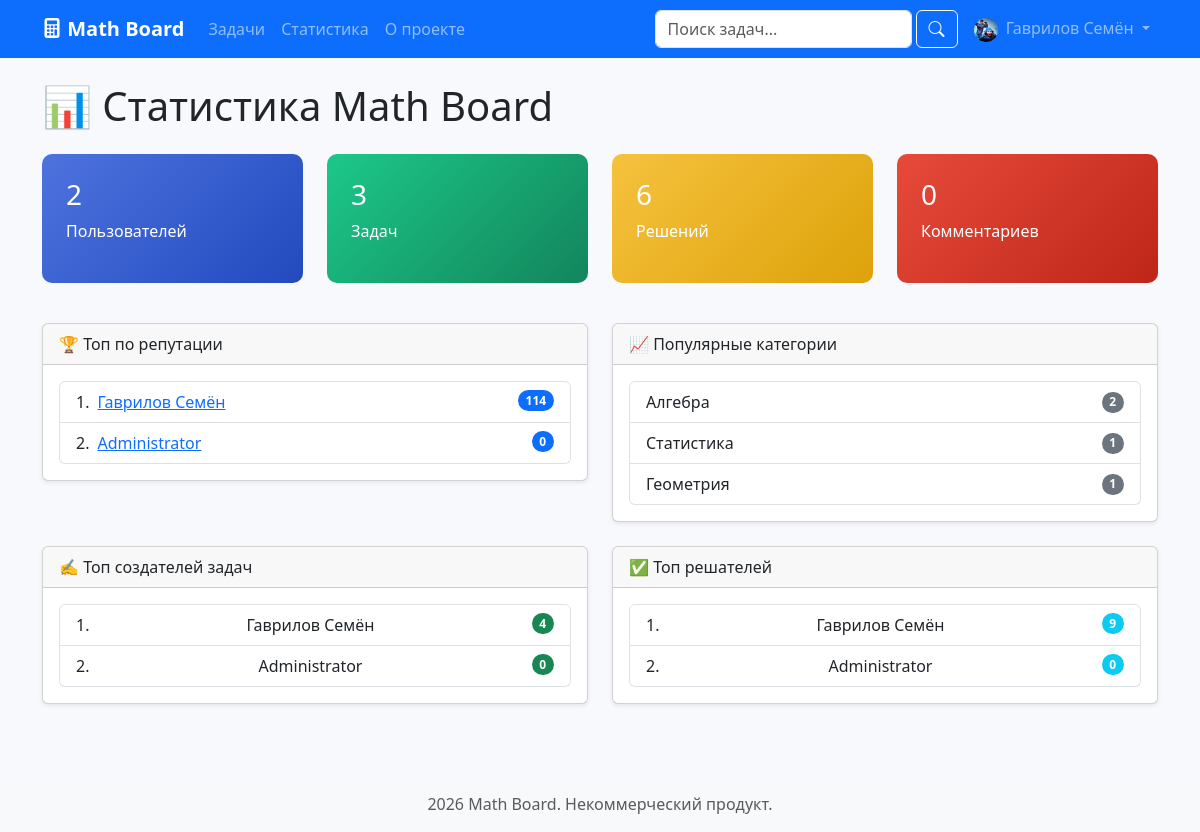
The app's page /profile/statistics (signed in) with its own data.
### app/models.py (models this page shows, shortened)
class User(UserMixin, db.Model):
    __tablename__ = 'users'
    id = db.Column(db.Integer, primary_key=True)
    username = db.Column(db.String(64), unique=True, nullable=False, index=True)
    name = db.Column(db.String(100), nullable=False)
    email = db.Column(db.String(120), unique=True, nullable=True)
    password_hash = db.Column(db.String(256))
    avatar = db.Column(db.String(255), nullable=True, default='default_avatar.png')
    bio = db.Column(db.Text, nullable=True)
    location = db.Column(db.String(100), nullable=True)
    website = db.Column(db.String(255), nullable=True)
    role = db.Column(db.String(20), default=USER_ROLE_USER)
    email_confirmed = db.Column(db.Boolean, default=False)
    is_active = db.Column(db.Boolean, default=True)
    tasks_solved = db.Column(db.Integer, default=0)
    tasks_created = db.Column(db.Integer, default=0)
    total_likes_received = db.Column(db.Integer, default=0)
    reputation = db.Column(db.Integer, default=0)
    created_at = db.Column(db.DateTime, default=datetime.utcnow)
    last_seen = db.Column(db.DateTime, default=datetime.utcnow)
    modified_at = db.Column(db.DateTime, default=datetime.utcnow, onupdate=datetime.utcnow)
    tasks = db.relationship('Task', backref='author', lazy='dynamic',
                           cascade='all, delete-orphan')
    comments = db.relationship('Comment', backref='author', lazy='dynamic',
                              cascade='all, delete-orphan')
    likes = db.relationship('Like', backref='user', lazy='dynamic',
                           cascade='all, delete-orphan')
    favorites = db.relationship('Favorite', backref='user', lazy='dynamic',
                               cascade='all, delete-orphan')
    action_logs = db.relationship('UserActionLog', backref='user', lazy='dynamic',
                                 cascade='all, delete-orphan')
    def get_avatar_url(self):
        if self.avatar and self.avatar != 'default_avatar.png':
            return f'/static/uploads/avatars/{self.avatar}'
        return '/static/uploads/avatars/default_avatar.png'

class Category(db.Model):
    __tablename__ = 'categories'
    id = db.Column(db.Integer, primary_key=True)
    name = db.Column(db.String(50), unique=True, nullable=False)
    slug = db.Column(db.String(50), unique=True, nullable=False)
    description = db.Column(db.Text, nullable=True)
    color = db.Column(db.String(7), default='#3498db')
    icon = db.Column(db.String(50), nullable=True)
    order = db.Column(db.Integer, default=0)
    tasks = db.relationship('Task', backref='category', lazy='dynamic')

### app/profile/routes.py (the view)
@bp.route('/statistics')
def statistics():
    total_users = User.query.count()
    total_tasks = Task.query.filter_by(status='active').count()
    total_solves = db.session.query(func.sum(Task.solves_count)).scalar() or 0
    total_comments = Comment.query.filter_by(status='active').count()
    top_users = User.query.order_by(User.reputation.desc()).limit(10).all()
    top_creators = User.query.order_by(User.tasks_created.desc()).limit(10).all()
    top_solvers = User.query.order_by(User.tasks_solved.desc()).limit(10).all()
    popular_categories = db.session.query(
        Category.name, func.count(Task.id).label('count')
    ).join(Task).group_by(Category.id).order_by(func.count(Task.id).desc()).limit(5).all()
    end_date = date.today()
    start_date = end_date - timedelta(days=30)
    daily_stats = Statistics.query.filter(
        Statistics.date >= start_date, Statistics.date <= end_date
    ).order_by(Statistics.date.asc()).all()
    return render_template('statistics.html', title='Статистика', total_users=total_users, total_tasks=total_tasks,
                           total_solves=total_solves, total_comments=total_comments, top_users=top_users,
                           top_creators=top_creators, top_solvers=top_solvers, popular_categories=popular_categories,
                           daily_stats=daily_stats)

### app/templates/statistics.html
{% extends "base.html" %}
{% block content %}
<h1 class="mb-4">📊 Статистика Math Board</h1>
<div class="row mb-4">
    <div class="col-md-3">
        <div class="stat-card primary">
            <h3>{{ total_users|default(0) }}</h3>
            <p>Пользователей</p>
        </div>
    </div>
    <div class="col-md-3">
        <div class="stat-card success">
            <h3>{{ total_tasks|default(0) }}</h3>
            <p>Задач</p>
        </div>
    </div>
    <div class="col-md-3">
        <div class="stat-card warning">
            <h3>{{ total_solves|default(0) }}</h3>
            <p>Решений</p>
        </div>
    </div>
    <div class="col-md-3">
        <div class="stat-card danger">
            <h3>{{ total_comments|default(0) }}</h3>
            <p>Комментариев</p>
        </div>
    </div>
</div>
<div class="row">
    <div class="col-md-6">
        <div class="card shadow-sm mb-4">
            <div class="card-header">🏆 Топ по репутации</div>
            <div class="card-body">
                {% if top_users %}
                <ol class="list-group list-group-numbered">
                    {% for user in top_users %}
                        <li class="list-group-item d-flex justify-content-between align-items-start">
                            <div class="ms-2 me-auto">
                                <a href="{{ url_for('profile.view_profile', username=user.username) }}">{{ user.name }}</a>
                            </div>
                            <span class="badge bg-primary rounded-pill">{{ user.reputation }}</span>
                        </li>
                    {% endfor %}
                </ol>
                {% else %}
                <p class="text-muted">Пока нет данных о репутации пользователей.</p>
                {% endif %}
            </div>
        </div>
    </div>
    <div class="col-md-6">
        <div class="card shadow-sm mb-4">
            <div class="card-header">📈 Популярные категории</div>
            <div class="card-body">
                {% if popular_categories %}
                <ul class="list-group">
                    {% for cat_name, count in popular_categories %}
                        <li class="list-group-item d-flex justify-content-between align-items-center">
                            {{ cat_name }}
                            <span class="badge bg-secondary rounded-pill">{{ count }}</span>
                        </li>
                    {% endfor %}
                </ul>
                {% else %}
                <p class="text-muted">Категории пока не используются.</p>
                {% endif %}
            </div>
        </div>
    </div>
</div>
<div class="row">
    <div class="col-md-6">
        <div class="card shadow-sm mb-4">
            <div class="card-header">✍️ Топ создателей задач</div>
            <div class="card-body">
                {% if top_creators %}
                <ol class="list-group list-group-numbered">
                    {% for user in top_creators %}
                        <li class="list-group-item d-flex justify-content-between align-items-start">
                            {{ user.name }}
                            <span class="badge bg-success rounded-pill">{{ user.tasks_created }}</span>
                        </li>
                    {% endfor %}
                </ol>
                {% else %}
                <p class="text-muted">Пока никто не создал ни одной задачи.</p>
                {% endif %}
            </div>
        </div>
    </div>
    <div class="col-md-6">
        <div class="card shadow-sm mb-4">
            <div class="card-header">✅ Топ решателей</div>
            <div class="card-body">
                {% if top_solvers %}
                <ol class="list-group list-group-numbered">
                    {% for user in top_solvers %}
                        <li class="list-group-item d-flex justify-content-between align-items-start">
                            {{ user.name }}
                            <span class="badge bg-info rounded-pill">{{ user.tasks_solved }}</span>
                        </li>
                    {% endfor %}
                </ol>
                {% else %}
                <p class="text-muted">Пока никто не решил ни одной задачи.</p>
                {% endif %}
            </div>
        </div>
    </div>
</div>
{% endblock %}

### app/templates/base.html (shortened to what this page needs)
<!DOCTYPE html>
<html lang="ru">
<head>
    <link href="https://cdn.jsdelivr.net/npm/bootstrap@5.3.0/dist/css/bootstrap.min.css" rel="stylesheet">
    <link rel="stylesheet" href="https://cdn.jsdelivr.net/npm/bootstrap-icons@1.11.0/font/bootstrap-icons.css">
    <link rel="stylesheet" href="{{ url_for('static', filename='css/style.css') }}">
</head>
<body>
    <nav class="navbar navbar-expand-lg navbar-dark bg-primary">
        <div class="container">
            <a class="navbar-brand fw-bold" href="{{ url_for('tasks.index') }}">
                <i class="bi bi-calculator-fill"></i> Math Board
            </a>
            <div class="collapse navbar-collapse" id="navbarMain">
                <ul class="navbar-nav me-auto">
                    <li class="nav-item"><a class="nav-link" href="{{ url_for('tasks.index') }}">Задачи</a></li>
                    <li class="nav-item"><a class="nav-link" href="{{ url_for('profile.statistics') }}">Статистика</a></li>
                    <li class="nav-item"><a class="nav-link" href="{{ url_for('profile.about') }}">О проекте</a></li>
                </ul>
                <form class="d-flex me-2" action="{{ url_for('tasks.index') }}" method="get">
                    <input class="form-control me-1" type="search" name="q" placeholder="Поиск задач..." value="{{ request.args.get('q','') }}">
                    <button class="btn btn-outline-light" type="submit"><i class="bi bi-search"></i></button>
                </form>
                <ul class="navbar-nav">
                    {% if current_user.is_authenticated %}
                        <li class="nav-item dropdown">
                            <a class="nav-link dropdown-toggle" href="#" role="button" data-bs-toggle="dropdown">
                                <img src="{{ current_user.get_avatar_url() }}" alt="avatar" width="24" height="24" class="rounded-circle me-1">
                                {{ current_user.name }}
                            </a>
                        </li>
                    {% else %}
                        <li class="nav-item"><a class="nav-link" href="{{ url_for('auth.login') }}">Войти</a></li>
                        <li class="nav-item"><a class="nav-link" href="{{ url_for('auth.register') }}">Регистрация</a></li>
                    {% endif %}
                </ul>
            </div>
        </div>
    </nav>
    <main class="container mt-4">
        {% block content %}{% endblock %}
    </main>
    <footer class="mt-5 py-3 bg-light text-center">
        <div class="container">
            <span class="text-muted">2026 Math Board. Некоммерческий продукт.</span>
        </div>
    </footer>
</body>
</html>

### app/static/css/style.css (style rules this page uses)
body { background-color: #f8f9fc; font-family: 'Segoe UI', sans-serif; }
.stat-card { border-radius: 10px; padding: 1.5rem; color: white; margin-bottom: 1rem; }
.stat-card.primary { background: linear-gradient(135deg, #4e73df, #224abe); }
.stat-card.success { background: linear-gradient(135deg, #1cc88a, #13855c); }
.stat-card.warning { background: linear-gradient(135deg, #f6c23e, #dda20a); }
.stat-card.danger { background: linear-gradient(135deg, #e74a3b, #be2617); }

### records on screen
User: get_avatar_url (picture), name "Гаврилов Семён", reputation "114", tasks_created "4", tasks_solved "9"
User: name "Administrator", reputation "0", tasks_created "0", tasks_solved "0"
Category: name "Алгебра", count "2"
Category: name "Статистика", count "1"
Category: name "Геометрия", count "1"

### other values on screen
{{ total_users|default(0) }} "2"
{{ total_tasks|default(0) }} "3"
{{ total_solves|default(0) }} "6"
{{ total_comments|default(0) }} "0"
